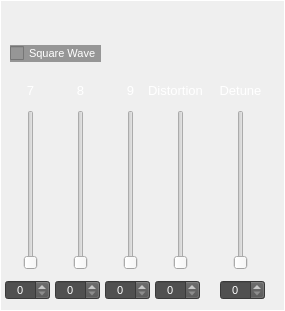
     <widget class="CustomFrame" name="frame_Osc1Drawbars_7_9">
      <property name="geometry">
       <rect>
        <x>462</x>
        <y>10</y>
        <width>285</width>
        <height>311</height>
       </rect>
      </property>
      <property name="styleSheet">
       <string notr="true">color: rgb(255, 255, 255);</string>
      </property>
      <property name="frameShape">
       <enum>QFrame::Panel</enum>
      </property>
      <property name="frameShadow">
       <enum>QFrame::Plain</enum>
      </property>
      <property name="midLineWidth">
       <number>1</number>
      </property>
      <widget class="QLabel" name="label_Osc1HarmonyLevel_7">
       <property name="geometry">
        <rect>
         <x>15</x>
         <y>80</y>
         <width>31</width>
         <height>21</height>
        </rect>
       </property>
       <property name="font">
        <font>
         <pointsize>10</pointsize>
        </font>
       </property>
       <property name="styleSheet">
        <string notr="true">color: rgb(255, 255, 255);</string>
       </property>
       <property name="text">
        <string>7</string>
       </property>
       <property name="alignment">
        <set>Qt::AlignCenter</set>
       </property>
      </widget>
      <widget class="QSpinBox" name="spinBox_Osc1UnisonLevel_7">
       <property name="geometry">
        <rect>
         <x>5</x>
         <y>280</y>
         <width>45</width>
         <height>20</height>
        </rect>
       </property>
       <property name="font">
        <font>
         <pointsize>8</pointsize>
        </font>
       </property>
       <property name="focusPolicy">
        <enum>Qt::NoFocus</enum>
       </property>
       <property name="styleSheet">
        <string notr="true">background-color: rgb(80,80,80);
color: rgb(255, 255, 255);</string>
       </property>
       <property name="alignment">
        <set>Qt::AlignCenter</set>
       </property>
       <property name="readOnly">
        <bool>false</bool>
       </property>
       <property name="accelerated">
        <bool>true</bool>
       </property>
       <property name="maximum">
        <number>100</number>
       </property>
       <property name="value">
        <number>0</number>
       </property>
      </widget>
      <widget class="CustomVerticalSlider" name="verticalSlider_Osc1UnisonLevel_7">
       <property name="geometry">
        <rect>
         <x>20</x>
         <y>110</y>
         <width>22</width>
         <height>160</height>
        </rect>
       </property>
       <property name="orientation">
        <enum>Qt::Vertical</enum>
       </property>
       <property name="tickPosition">
        <enum>QSlider::NoTicks</enum>
       </property>
       <property name="tickInterval">
        <number>10</number>
       </property>
      </widget>
      <widget class="QSpinBox" name="spinBox_Osc1UnisonLevel_8">
       <property name="geometry">
        <rect>
         <x>55</x>
         <y>280</y>
         <width>45</width>
         <height>20</height>
        </rect>
       </property>
       <property name="font">
        <font>
         <pointsize>8</pointsize>
        </font>
       </property>
       <property name="focusPolicy">
        <enum>Qt::NoFocus</enum>
       </property>
       <property name="styleSheet">
        <string notr="true">background-color: rgb(80,80,80);
color: rgb(255, 255, 255);</string>
       </property>
       <property name="alignment">
        <set>Qt::AlignCenter</set>
       </property>
       <property name="readOnly">
        <bool>false</bool>
       </property>
       <property name="accelerated">
        <bool>true</bool>
       </property>
       <property name="maximum">
        <number>100</number>
       </property>
       <property name="value">
        <number>0</number>
       </property>
      </widget>
      <widget class="QSpinBox" name="spinBox_Osc1UnisonLevel_9">
       <property name="geometry">
        <rect>
         <x>105</x>
         <y>280</y>
         <width>45</width>
         <height>20</height>
        </rect>
       </property>
       <property name="font">
        <font>
         <pointsize>8</pointsize>
        </font>
       </property>
       <property name="focusPolicy">
        <enum>Qt::NoFocus</enum>
       </property>
       <property name="styleSheet">
        <string notr="true">background-color: rgb(80,80,80);
color: rgb(255, 255, 255);</string>
       </property>
       <property name="alignment">
        <set>Qt::AlignCenter</set>
       </property>
       <property name="readOnly">
        <bool>false</bool>
       </property>
       <property name="accelerated">
        <bool>true</bool>
       </property>
       <property name="maximum">
        <number>100</number>
       </property>
       <property name="value">
        <number>0</number>
       </property>
      </widget>
      <widget class="QSpinBox" name="spinBox_Osc1HarmonyDistort">
       <property name="geometry">
        <rect>
         <x>155</x>
         <y>280</y>
         <width>45</width>
         <height>20</height>
        </rect>
       </property>
       <property name="font">
        <font>
         <pointsize>8</pointsize>
        </font>
       </property>
       <property name="focusPolicy">
        <enum>Qt::NoFocus</enum>
       </property>
       <property name="styleSheet">
        <string notr="true">background-color: rgb(80,80,80);
color: rgb(255, 255, 255);</string>
       </property>
       <property name="alignment">
        <set>Qt::AlignCenter</set>
       </property>
       <property name="readOnly">
        <bool>false</bool>
       </property>
       <property name="accelerated">
        <bool>true</bool>
       </property>
       <property name="maximum">
        <number>100</number>
       </property>
       <property name="value">
        <number>0</number>
       </property>
      </widget>
      <widget class="QSpinBox" name="spinBox_Osc1HarmonyDetune">
       <property name="geometry">
        <rect>
         <x>220</x>
         <y>280</y>
         <width>45</width>
         <height>20</height>
        </rect>
       </property>
       <property name="font">
        <font>
         <pointsize>8</pointsize>
        </font>
       </property>
       <property name="focusPolicy">
        <enum>Qt::NoFocus</enum>
       </property>
       <property name="styleSheet">
        <string notr="true">background-color: rgb(80,80,80);
color: rgb(255, 255, 255);</string>
       </property>
       <property name="alignment">
        <set>Qt::AlignCenter</set>
       </property>
       <property name="readOnly">
        <bool>false</bool>
       </property>
       <property name="accelerated">
        <bool>true</bool>
       </property>
       <property name="maximum">
        <number>100</number>
       </property>
       <property name="value">
        <number>0</number>
       </property>
      </widget>
      <widget class="CustomVerticalSlider" name="verticalSlider_Osc1UnisonLevel_8">
       <property name="geometry">
        <rect>
         <x>70</x>
         <y>110</y>
         <width>22</width>
         <height>160</height>
        </rect>
       </property>
       <property name="orientation">
        <enum>Qt::Vertical</enum>
       </property>
       <property name="tickPosition">
        <enum>QSlider::NoTicks</enum>
       </property>
       <property name="tickInterval">
        <number>10</number>
       </property>
      </widget>
      <widget class="CustomVerticalSlider" name="verticalSlider_Osc1UnisonLevel_9">
       <property name="geometry">
        <rect>
         <x>120</x>
         <y>110</y>
         <width>22</width>
         <height>160</height>
        </rect>
       </property>
       <property name="orientation">
        <enum>Qt::Vertical</enum>
       </property>
       <property name="tickPosition">
        <enum>QSlider::NoTicks</enum>
       </property>
       <property name="tickInterval">
        <number>10</number>
       </property>
      </widget>
      <widget class="CustomVerticalSlider" name="verticalSlider_Osc1HarmonyDistortLevel">
       <property name="geometry">
        <rect>
         <x>170</x>
         <y>110</y>
         <width>22</width>
         <height>160</height>
        </rect>
       </property>
       <property name="orientation">
        <enum>Qt::Vertical</enum>
       </property>
       <property name="tickPosition">
        <enum>QSlider::NoTicks</enum>
       </property>
       <property name="tickInterval">
        <number>10</number>
       </property>
      </widget>
      <widget class="CustomVerticalSlider" name="verticalSlider_Osc1HarmonyDetuneLevel">
       <property name="geometry">
        <rect>
         <x>230</x>
         <y>110</y>
         <width>22</width>
         <height>160</height>
        </rect>
       </property>
       <property name="orientation">
        <enum>Qt::Vertical</enum>
       </property>
       <property name="tickPosition">
        <enum>QSlider::NoTicks</enum>
       </property>
       <property name="tickInterval">
        <number>10</number>
       </property>
      </widget>
      <widget class="QLabel" name="label_Osc1HarmonyLevel_8">
       <property name="geometry">
        <rect>
         <x>65</x>
         <y>80</y>
         <width>31</width>
         <height>21</height>
        </rect>
       </property>
       <property name="font">
        <font>
         <pointsize>10</pointsize>
        </font>
       </property>
       <property name="styleSheet">
        <string notr="true">color: rgb(255, 255, 255);</string>
       </property>
       <property name="text">
        <string>8</string>
       </property>
       <property name="alignment">
        <set>Qt::AlignCenter</set>
       </property>
      </widget>
      <widget class="QLabel" name="label_Osc1HarmonyLevel_9">
       <property name="geometry">
        <rect>
         <x>115</x>
         <y>80</y>
         <width>31</width>
         <height>21</height>
        </rect>
       </property>
       <property name="font">
        <font>
         <pointsize>10</pointsize>
        </font>
       </property>
       <property name="styleSheet">
        <string notr="true">color: rgb(255, 255, 255);</string>
       </property>
       <property name="text">
        <string>9</string>
       </property>
       <property name="alignment">
        <set>Qt::AlignCenter</set>
       </property>
      </widget>
      <widget class="QLabel" name="label_Osc1HarmonyDistort">
       <property name="geometry">
        <rect>
         <x>140</x>
         <y>80</y>
         <width>71</width>
         <height>21</height>
        </rect>
       </property>
       <property name="font">
        <font>
         <pointsize>10</pointsize>
        </font>
       </property>
       <property name="styleSheet">
        <string notr="true">color: rgb(255, 255, 255);</string>
       </property>
       <property name="text">
        <string>Distortion</string>
       </property>
       <property name="alignment">
        <set>Qt::AlignCenter</set>
       </property>
      </widget>
      <widget class="QLabel" name="label_173">
       <property name="geometry">
        <rect>
         <x>213</x>
         <y>80</y>
         <width>55</width>
         <height>21</height>
        </rect>
       </property>
       <property name="font">
        <font>
         <pointsize>10</pointsize>
        </font>
       </property>
       <property name="styleSheet">
        <string notr="true">color: rgb(255, 255, 255);</string>
       </property>
       <property name="text">
        <string>Detune</string>
       </property>
       <property name="alignment">
        <set>Qt::AlignCenter</set>
       </property>
      </widget>
      <widget class="QCheckBox" name="checkBox_Osc1UnisonSquareWave">
       <property name="geometry">
        <rect>
         <x>10</x>
         <y>45</y>
         <width>91</width>
         <height>17</height>
        </rect>
       </property>
       <property name="font">
        <font>
         <pointsize>8</pointsize>
        </font>
       </property>
       <property name="styleSheet">
        <string notr="true">background-color: rgb(150, 150, 150);</string>
       </property>
       <property name="text">
        <string>Square Wave</string>
       </property>
      </widget>
     </widget>
